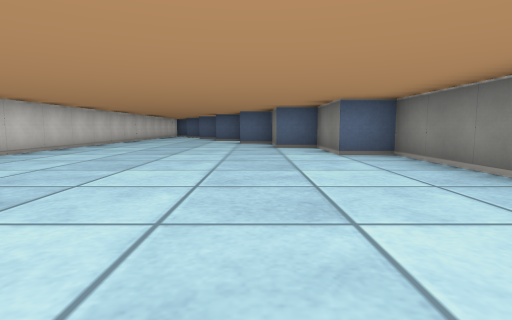
[1] (above)

12 first-person views from a walk through a cub3D level. The camera is about half as high as the walls, tilts 6° down and sees 80° across. The floor is counted in squares. Each view is taken from the middle of a square. On the plan, view 1 faces up. The plan holds only what a view shows up to about 9 squares ahead; the rest is blank.

[2]
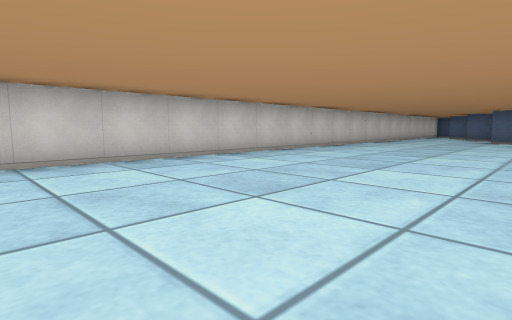

[3]
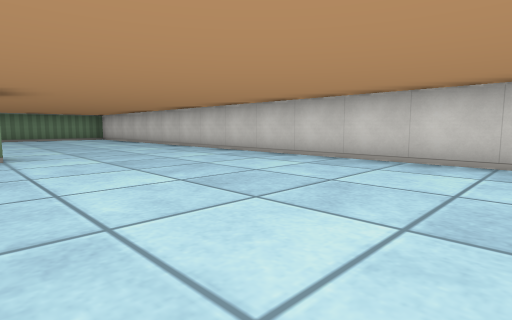

[4]
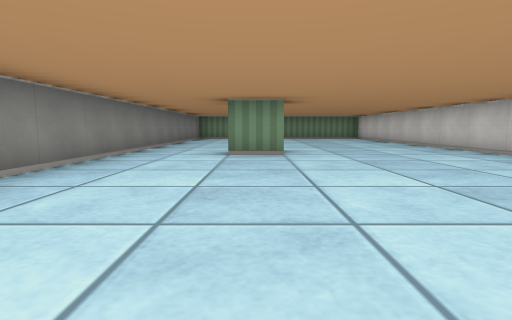

[5]
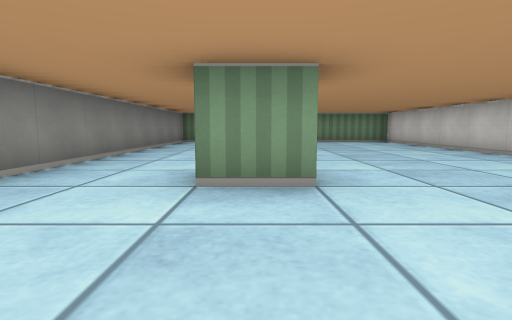

[6]
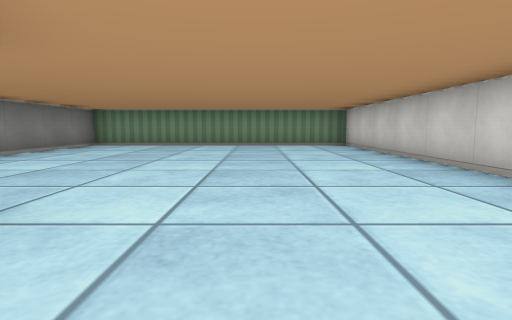

[7]
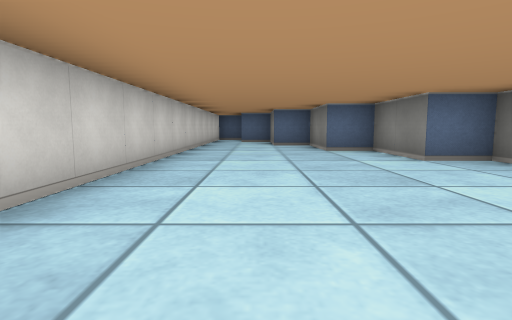

[8]
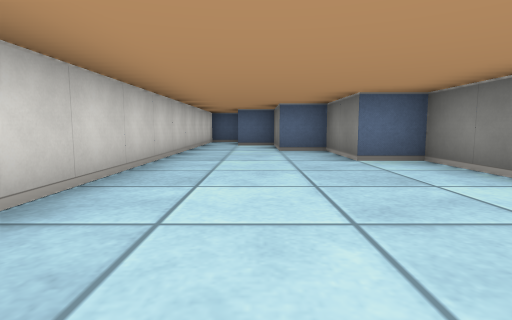

[9]
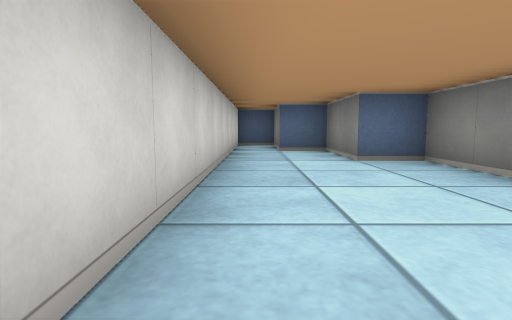

[10]
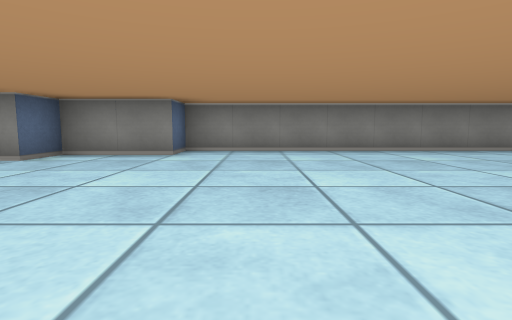

[11]
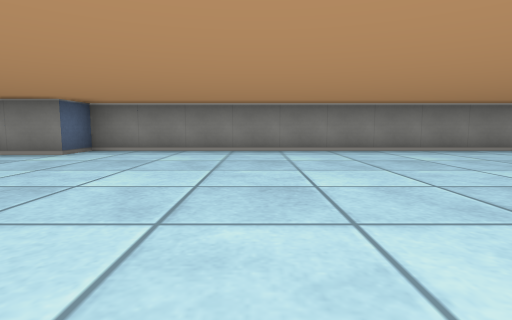

[12]
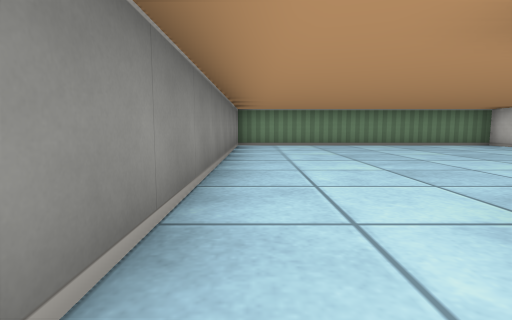

### Floor plan
Points are (right, up) in squares from view 1. A wall is a line through its corners. A room is listed if a view was taken in it or the views show most of it. See-through windows are left out.
Room 1 (views 1, 2, 3, 4, 5, 6, 7, 8, 9, 10, 11, 12)
walls: (-0.6, -3.5) (0.5, -3.5); (1.5, 5.5) (1.5, 7.5) (0.5, 7.5) (0.5, 9.5) (-0.5, 9.5) (-0.5, 11.5) (-1.5, 11.5) (-1.5, 13.5) (-2.5, 13.5) (-2.5, 15.5) (-3.5, 15.5) (-3.5, 17.5) (-4.5, 17.5) (-4.5, -11.5) (2.5, -11.5) (2.5, 5.5) (1.5, 5.5)

Where each view was taken, in squares from view 1:
view 1: 0 up, 0 right, facing up
view 2: 0 up, 0 right, facing up-left
view 3: 2 up, 0 right, facing down-left
view 4: 2 up, 0 right, facing down
view 5: 1 down, 0 right, facing down
view 6: 3 down, 2 left, facing down
view 7: 5 up, 3 left, facing up
view 8: 7 up, 3 left, facing up
view 9: 9 up, 4 left, facing up
view 10: 4 up, 4 left, facing right
view 11: 2 up, 4 left, facing right
view 12: 3 down, 2 right, facing down
